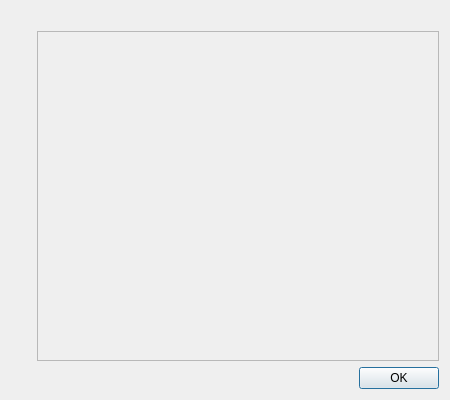
<?xml version="1.0" encoding="UTF-8"?>
<ui version="4.0">
 <class>About_Dialog</class>
 <widget class="QDialog" name="About_Dialog">
  <property name="enabled">
   <bool>true</bool>
  </property>
  <property name="geometry">
   <rect>
    <x>0</x>
    <y>0</y>
    <width>450</width>
    <height>400</height>
   </rect>
  </property>
  <property name="minimumSize">
   <size>
    <width>450</width>
    <height>400</height>
   </size>
  </property>
  <property name="maximumSize">
   <size>
    <width>450</width>
    <height>400</height>
   </size>
  </property>
  <property name="windowTitle">
   <string>About Pyslvs</string>
  </property>
  <property name="windowIcon">
   <iconset resource="../../icons.qrc">
    <normaloff>:/icons/main.png</normaloff>:/icons/main.png</iconset>
  </property>
  <property name="autoFillBackground">
   <bool>true</bool>
  </property>
  <property name="sizeGripEnabled">
   <bool>false</bool>
  </property>
  <property name="modal">
   <bool>true</bool>
  </property>
  <layout class="QVBoxLayout" name="verticalLayout_4">
   <item>
    <layout class="QHBoxLayout" name="horizontalLayout">
     <item>
      <layout class="QVBoxLayout" name="verticalLayout_2">
       <item>
        <widget class="QLabel" name="iconLabel">
         <property name="sizePolicy">
          <sizepolicy hsizetype="Fixed" vsizetype="Preferred">
           <horstretch>0</horstretch>
           <verstretch>0</verstretch>
          </sizepolicy>
         </property>
         <property name="whatsThis">
          <string>Pyslvs Icon!</string>
         </property>
         <property name="text">
          <string/>
         </property>
         <property name="pixmap">
          <pixmap resource="../../icons.qrc">:/icons/main.png</pixmap>
         </property>
         <property name="alignment">
          <set>Qt::AlignLeading|Qt::AlignLeft|Qt::AlignTop</set>
         </property>
        </widget>
       </item>
       <item>
        <spacer name="verticalSpacer">
         <property name="orientation">
          <enum>Qt::Vertical</enum>
         </property>
         <property name="sizeHint" stdset="0">
          <size>
           <width>20</width>
           <height>40</height>
          </size>
         </property>
        </spacer>
       </item>
      </layout>
     </item>
     <item>
      <layout class="QVBoxLayout" name="verticalLayout_3">
       <item>
        <widget class="QLabel" name="Title">
         <property name="text">
          <string/>
         </property>
        </widget>
       </item>
       <item>
        <widget class="QScrollArea" name="scrollArea">
         <property name="widgetResizable">
          <bool>true</bool>
         </property>
         <widget class="QWidget" name="scrollAreaWidgetContents">
          <property name="geometry">
           <rect>
            <x>0</x>
            <y>0</y>
            <width>370</width>
            <height>318</height>
           </rect>
          </property>
          <layout class="QVBoxLayout" name="verticalLayout">
           <property name="leftMargin">
            <number>6</number>
           </property>
           <property name="topMargin">
            <number>6</number>
           </property>
           <property name="rightMargin">
            <number>6</number>
           </property>
           <property name="bottomMargin">
            <number>6</number>
           </property>
           <item>
            <widget class="QLabel" name="Content">
             <property name="sizePolicy">
              <sizepolicy hsizetype="Expanding" vsizetype="Expanding">
               <horstretch>0</horstretch>
               <verstretch>0</verstretch>
              </sizepolicy>
             </property>
             <property name="whatsThis">
              <string>Version Info</string>
             </property>
             <property name="text">
              <string/>
             </property>
             <property name="textFormat">
              <enum>Qt::RichText</enum>
             </property>
             <property name="alignment">
              <set>Qt::AlignLeading|Qt::AlignLeft|Qt::AlignTop</set>
             </property>
             <property name="wordWrap">
              <bool>true</bool>
             </property>
             <property name="openExternalLinks">
              <bool>true</bool>
             </property>
            </widget>
           </item>
          </layout>
         </widget>
        </widget>
       </item>
      </layout>
     </item>
    </layout>
   </item>
   <item>
    <layout class="QHBoxLayout" name="horizontalLayout_2">
     <item>
      <spacer name="horizontalSpacer">
       <property name="orientation">
        <enum>Qt::Horizontal</enum>
       </property>
       <property name="sizeHint" stdset="0">
        <size>
         <width>40</width>
         <height>20</height>
        </size>
       </property>
      </spacer>
     </item>
     <item>
      <widget class="QDialogButtonBox" name="buttonBox">
       <property name="sizePolicy">
        <sizepolicy hsizetype="Fixed" vsizetype="Fixed">
         <horstretch>0</horstretch>
         <verstretch>0</verstretch>
        </sizepolicy>
       </property>
       <property name="whatsThis">
        <string>Click to exit</string>
       </property>
       <property name="orientation">
        <enum>Qt::Horizontal</enum>
       </property>
       <property name="standardButtons">
        <set>QDialogButtonBox::Ok</set>
       </property>
      </widget>
     </item>
    </layout>
   </item>
  </layout>
 </widget>
 <resources>
  <include location="../../icons.qrc"/>
  <include location="../../icons.qrc"/>
  <include location="../../icons.qrc"/>
 </resources>
 <connections>
  <connection>
   <sender>buttonBox</sender>
   <signal>accepted()</signal>
   <receiver>About_Dialog</receiver>
   <slot>accept()</slot>
   <hints>
    <hint type="sourcelabel">
     <x>248</x>
     <y>254</y>
    </hint>
    <hint type="destinationlabel">
     <x>157</x>
     <y>274</y>
    </hint>
   </hints>
  </connection>
  <connection>
   <sender>buttonBox</sender>
   <signal>rejected()</signal>
   <receiver>About_Dialog</receiver>
   <slot>reject()</slot>
   <hints>
    <hint type="sourcelabel">
     <x>316</x>
     <y>260</y>
    </hint>
    <hint type="destinationlabel">
     <x>286</x>
     <y>274</y>
    </hint>
   </hints>
  </connection>
 </connections>
</ui>
